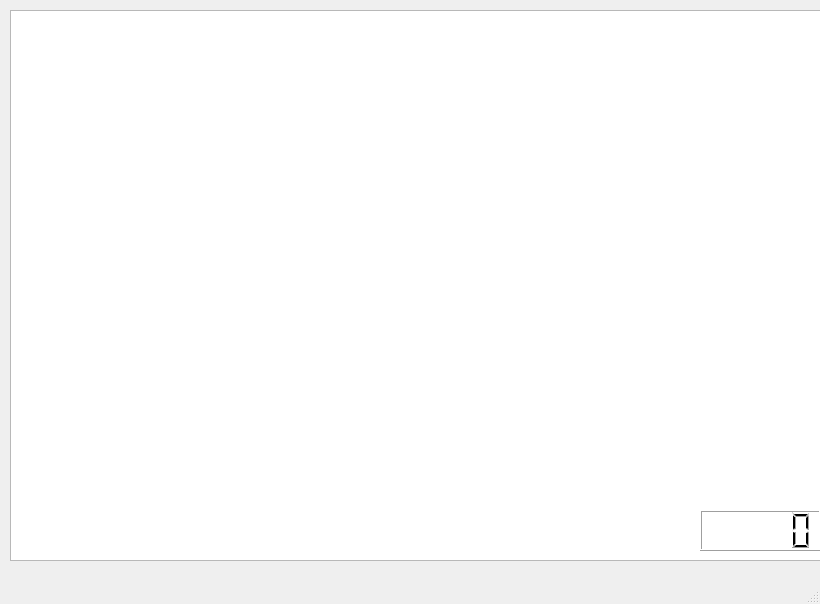
<?xml version="1.0" encoding="UTF-8"?>
<ui version="4.0">
 <class>MainWindow</class>
 <widget class="QMainWindow" name="MainWindow">
  <property name="geometry">
   <rect>
    <x>0</x>
    <y>0</y>
    <width>820</width>
    <height>604</height>
   </rect>
  </property>
  <property name="windowTitle">
   <string>MainWindow</string>
  </property>
  <widget class="QWidget" name="centralwidget">
   <widget class="QGraphicsView" name="graphicsView">
    <property name="geometry">
     <rect>
      <x>10</x>
      <y>10</y>
      <width>841</width>
      <height>551</height>
     </rect>
    </property>
   </widget>
   <widget class="QLCDNumber" name="lcdNumber">
    <property name="geometry">
     <rect>
      <x>700</x>
      <y>510</y>
      <width>121</width>
      <height>41</height>
     </rect>
    </property>
   </widget>
  </widget>
  <widget class="QMenuBar" name="menubar">
   <property name="geometry">
    <rect>
     <x>0</x>
     <y>0</y>
     <width>820</width>
     <height>21</height>
    </rect>
   </property>
  </widget>
  <widget class="QStatusBar" name="statusbar"/>
 </widget>
 <resources/>
 <connections/>
</ui>
